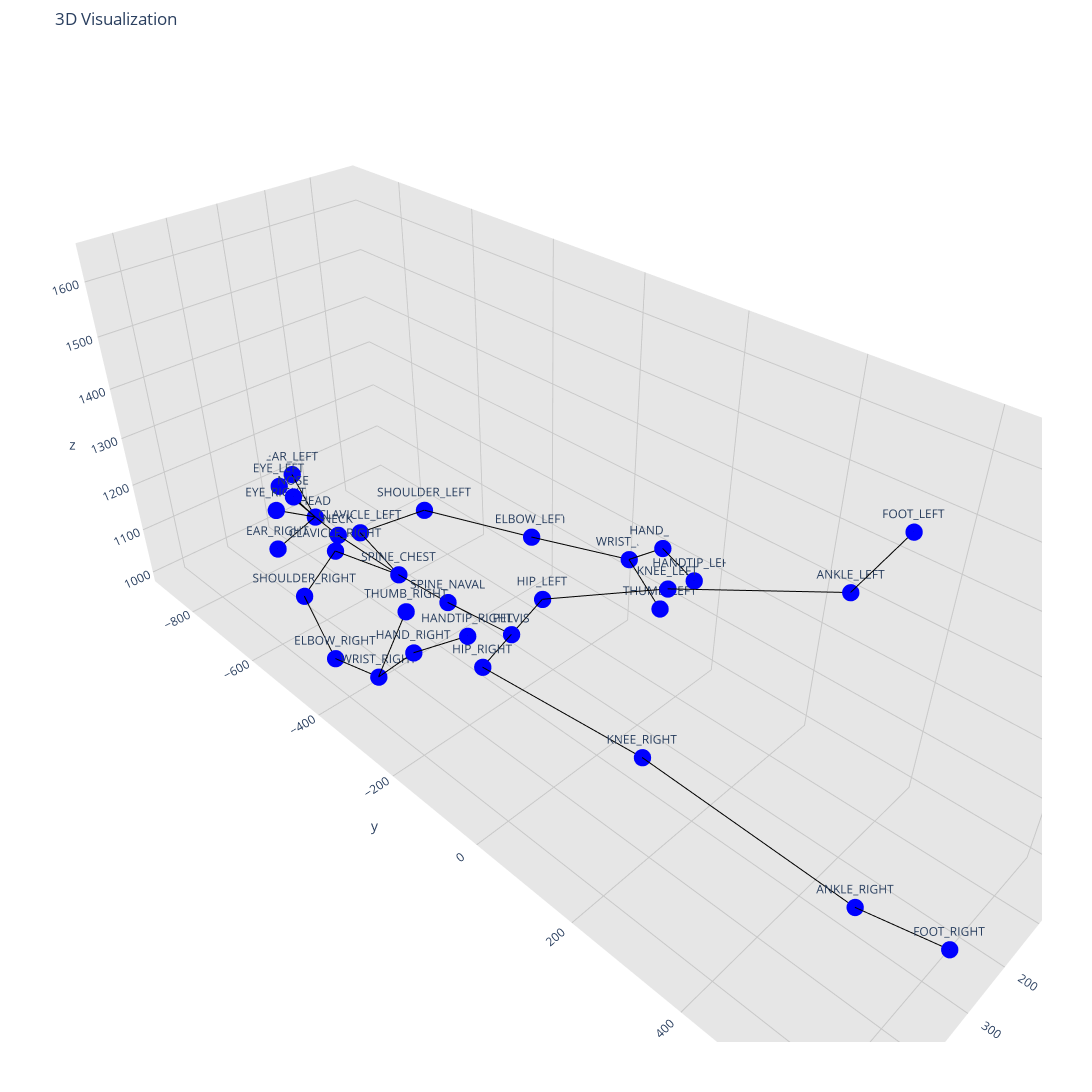

Notebook code for this chart:
### Markdown cell above
# After Creating Dataset

### Code cell
sample = train_dataset[0]
plot_graph(sample.x.tolist())

### Figure 1 — Plotly figure (JSON) as saved in the notebook; plotly's stock layout.template omitted (floating-point values rounded to 4 significant figures)
{"data": [{"hoverinfo": "none", "line": {"color": "black", "width": 2}, "mode": "lines", "type": "scatter3d", "x": [297.4, 275.6, null, 304.0, 263.1, null, 275.6, 351.3, null, 263.1, 227.2, null, 351.3, 335.6, null, 227.2, 183.2, null, 335.6, 263.3, null, 183.2, 263.3, null, 263.3, 264.6, null, 264.6, 270.2, null, 270.2, 292.3, null, 270.2, 230.6, null, 292.3, 403.7, null, 230.6, 112.3, null, 403.7, 504.0, null, 112.3, 59.2, null, 504.0, 549.4, null, 59.2, 22.33, null, 549.4, 524.8, null, 22.33, 17.3, null, 524.8, 480.5, null, 17.3, 49.75, null, 549.4, 497.2, null, 22.33, 66.24, null, 270.2, 260.0, null, 260.0, 259.1, null, 259.1, 339.0, null, 259.1, 335.3, null, 259.1, 256.2, null, 259.1, 364.3, null, 259.1, 351.8, null], "y": [621.3, 475.1, null, 456.2, 373.9, null, 475.1, 135.9, null, 373.9, 64.32, null, 135.9, -235.2, null, 64.32, -243.7, null, -235.2, -239.2, null, -243.7, -239.2, null, -239.2, -405.8, null, -405.8, -539.9, null, -539.9, -710.5, null, -539.9, -709.0, null, -710.5, -662.8, null, -709.0, -650.2, null, -662.8, -423.1, null, -650.2, -397.7, null, -423.1, -234.5, null, -397.7, -185.8, null, -234.5, -172.8, null, -185.8, -115.7, null, -172.8, -99.03, null, -115.7, -19.35, null, -234.5, -220.5, null, -185.8, -74.17, null, -539.9, -743.5, null, -743.5, -820.0, null, -820.0, -759.3, null, -820.0, -811.7, null, -820.0, -890.0, null, -820.0, -786.2, null, -820.0, -824.7, null], "z": [1065.0, 997.8, null, 1647.0, 1496.0, null, 997.8, 1106.0, null, 1496.0, 1316.0, null, 1106.0, 1045.0, null, 1316.0, 1103.0, null, 1045.0, 1073.0, null, 1103.0, 1073.0, null, 1073.0, 1052.0, null, 1052.0, 1047.0, null, 1047.0, 1027.0, null, 1047.0, 1041.0, null, 1027.0, 1002.0, null, 1041.0, 1067.0, null, 1002.0, 1053.0, null, 1067.0, 1099.0, null, 1053.0, 1157.0, null, 1099.0, 1137.0, null, 1157.0, 1228.0, null, 1137.0, 1194.0, null, 1228.0, 1278.0, null, 1194.0, 1192.0, null, 1157.0, 1265.0, null, 1137.0, 1111.0, null, 1047.0, 1033.0, null, 1033.0, 1039.0, null, 1039.0, 1152.0, null, 1039.0, 1151.0, null, 1039.0, 1109.0, null, 1039.0, 1121.0, null, 1039.0, 1004.0, null]}, {"hoverinfo": "text", "marker": {"color": "blue", "size": 6}, "mode": "markers+text", "text": ["FOOT_RIGHT", "FOOT_LEFT", "ANKLE_RIGHT", "ANKLE_LEFT", "KNEE_RIGHT", "KNEE_LEFT", "HIP_RIGHT", "HIP_LEFT", "PELVIS", "SPINE_NAVAL", "SPINE_CHEST", "CLAVICLE_RIGHT", "CLAVICLE_LEFT", "SHOULDER_RIGHT", "SHOULDER_LEFT", "ELBOW_RIGHT", "ELBOW_LEFT", "WRIST_RIGHT", "WRIST_LEFT", "HAND_RIGHT", "HAND_LEFT", "HANDTIP_RIGHT", "HANDTIP_LEFT", "THUMB_RIGHT", "THUMB_LEFT", "NECK", "HEAD", "NOSE", "EYE_LEFT", "EAR_LEFT", "EYE_RIGHT", "EAR_RIGHT"], "type": "scatter3d", "x": [297.4, 304.0, 275.6, 263.1, 351.3, 227.2, 335.6, 183.2, 263.3, 264.6, 270.2, 292.3, 230.6, 403.7, 112.3, 504.0, 59.2, 549.4, 22.33, 524.8, 17.3, 480.5, 49.75, 497.2, 66.24, 260.0, 259.1, 339.0, 335.3, 256.2, 364.3, 351.8], "y": [621.3, 456.2, 475.1, 373.9, 135.9, 64.32, -235.2, -243.7, -239.2, -405.8, -539.9, -710.5, -709.0, -662.8, -650.2, -423.1, -397.7, -234.5, -185.8, -172.8, -115.7, -99.03, -19.35, -220.5, -74.17, -743.5, -820.0, -759.3, -811.7, -890.0, -786.2, -824.7], "z": [1065.0, 1647.0, 997.8, 1496.0, 1106.0, 1316.0, 1045.0, 1103.0, 1073.0, 1052.0, 1047.0, 1027.0, 1041.0, 1002.0, 1067.0, 1053.0, 1099.0, 1157.0, 1137.0, 1228.0, 1194.0, 1278.0, 1192.0, 1265.0, 1111.0, 1033.0, 1039.0, 1152.0, 1151.0, 1109.0, 1121.0, 1004.0]}], "layout": {"height": 1200, "margin": {"b": 50, "l": 50, "r": 50, "t": 50}, "scene": {"xaxis": {"backgroundcolor": "rgb(230, 230, 230)", "gridcolor": "rgb(200, 200, 200)", "showbackground": true, "showgrid": true, "zerolinecolor": "rgb(200, 200, 200)"}, "yaxis": {"backgroundcolor": "rgb(230, 230, 230)", "gridcolor": "rgb(200, 200, 200)", "showbackground": true, "showgrid": true, "zerolinecolor": "rgb(200, 200, 200)"}, "zaxis": {"backgroundcolor": "rgb(230, 230, 230)", "gridcolor": "rgb(200, 200, 200)", "showbackground": true, "showgrid": true, "zerolinecolor": "rgb(200, 200, 200)"}}, "showlegend": false, "title": {"text": "3D Visualization"}, "width": 2200}}
